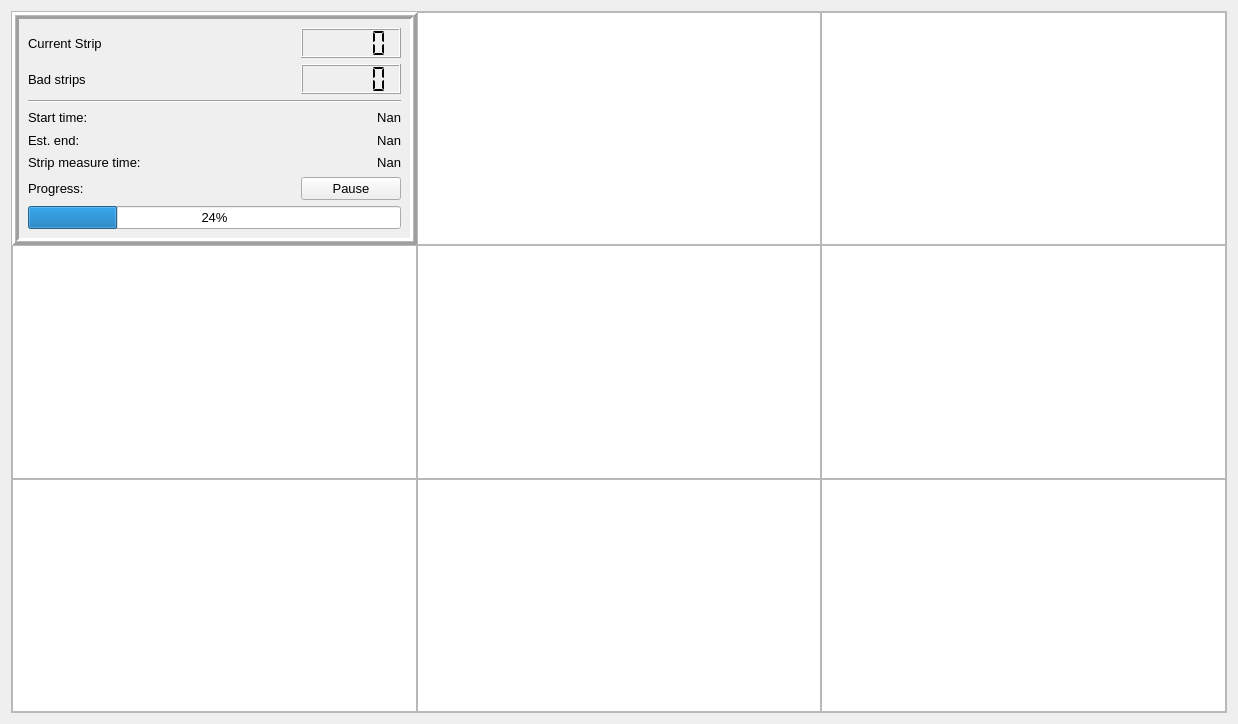
<?xml version="1.0" encoding="UTF-8"?>
<ui version="4.0">
 <class>stripscan_UI</class>
 <widget class="QWidget" name="stripscan_UI">
  <property name="geometry">
   <rect>
    <x>0</x>
    <y>0</y>
    <width>1238</width>
    <height>724</height>
   </rect>
  </property>
  <property name="windowTitle">
   <string>Form</string>
  </property>
  <layout class="QGridLayout" name="gridLayout_3">
   <item row="0" column="0">
    <widget class="QFrame" name="frame_2">
     <property name="autoFillBackground">
      <bool>true</bool>
     </property>
     <property name="frameShape">
      <enum>QFrame::StyledPanel</enum>
     </property>
     <property name="frameShadow">
      <enum>QFrame::Raised</enum>
     </property>
     <layout class="QGridLayout" name="gridLayout_2">
      <property name="leftMargin">
       <number>0</number>
      </property>
      <property name="topMargin">
       <number>0</number>
      </property>
      <property name="rightMargin">
       <number>0</number>
      </property>
      <property name="bottomMargin">
       <number>0</number>
      </property>
      <property name="spacing">
       <number>0</number>
      </property>
      <item row="0" column="0">
       <widget class="QFrame" name="frame">
        <property name="autoFillBackground">
         <bool>true</bool>
        </property>
        <property name="frameShape">
         <enum>QFrame::Box</enum>
        </property>
        <property name="frameShadow">
         <enum>QFrame::Raised</enum>
        </property>
        <property name="lineWidth">
         <number>3</number>
        </property>
        <property name="midLineWidth">
         <number>1</number>
        </property>
        <layout class="QGridLayout" name="gridLayout">
         <item row="1" column="0">
          <widget class="QLabel" name="bad_label_2">
           <property name="font">
            <font>
             <pointsize>10</pointsize>
            </font>
           </property>
           <property name="text">
            <string>Bad strips</string>
           </property>
          </widget>
         </item>
         <item row="2" column="0" colspan="2">
          <widget class="Line" name="line">
           <property name="orientation">
            <enum>Qt::Horizontal</enum>
           </property>
          </widget>
         </item>
         <item row="6" column="0">
          <widget class="QLabel" name="Progress_label_4">
           <property name="font">
            <font>
             <pointsize>10</pointsize>
            </font>
           </property>
           <property name="text">
            <string>Progress:</string>
           </property>
          </widget>
         </item>
         <item row="7" column="0" colspan="2">
          <widget class="QProgressBar" name="stripscan_progressBar">
           <property name="font">
            <font>
             <pointsize>10</pointsize>
            </font>
           </property>
           <property name="autoFillBackground">
            <bool>false</bool>
           </property>
           <property name="value">
            <number>24</number>
           </property>
           <property name="invertedAppearance">
            <bool>false</bool>
           </property>
           <property name="textDirection">
            <enum>QProgressBar::TopToBottom</enum>
           </property>
          </widget>
         </item>
         <item row="1" column="1">
          <widget class="QLCDNumber" name="badstrip_lcd">
           <property name="minimumSize">
            <size>
             <width>100</width>
             <height>30</height>
            </size>
           </property>
           <property name="maximumSize">
            <size>
             <width>100</width>
             <height>30</height>
            </size>
           </property>
           <property name="mode">
            <enum>QLCDNumber::Dec</enum>
           </property>
           <property name="segmentStyle">
            <enum>QLCDNumber::Flat</enum>
           </property>
          </widget>
         </item>
         <item row="0" column="0">
          <widget class="QLabel" name="currentstrip_label">
           <property name="font">
            <font>
             <pointsize>10</pointsize>
            </font>
           </property>
           <property name="text">
            <string>Current Strip</string>
           </property>
          </widget>
         </item>
         <item row="0" column="1">
          <widget class="QLCDNumber" name="currentstrip_lcd">
           <property name="minimumSize">
            <size>
             <width>100</width>
             <height>30</height>
            </size>
           </property>
           <property name="maximumSize">
            <size>
             <width>100</width>
             <height>30</height>
            </size>
           </property>
           <property name="smallDecimalPoint">
            <bool>false</bool>
           </property>
           <property name="segmentStyle">
            <enum>QLCDNumber::Flat</enum>
           </property>
          </widget>
         </item>
         <item row="6" column="1">
          <widget class="QPushButton" name="Pause_button">
           <property name="font">
            <font>
             <pointsize>10</pointsize>
            </font>
           </property>
           <property name="text">
            <string>Pause</string>
           </property>
          </widget>
         </item>
         <item row="3" column="0">
          <widget class="QLabel" name="starttime_label">
           <property name="font">
            <font>
             <pointsize>10</pointsize>
            </font>
           </property>
           <property name="text">
            <string>Start time:</string>
           </property>
          </widget>
         </item>
         <item row="5" column="0">
          <widget class="QLabel" name="stripmeasuretime_label">
           <property name="font">
            <font>
             <pointsize>10</pointsize>
            </font>
           </property>
           <property name="text">
            <string>Strip measure time:</string>
           </property>
          </widget>
         </item>
         <item row="4" column="0">
          <widget class="QLabel" name="endtime_label">
           <property name="font">
            <font>
             <pointsize>10</pointsize>
            </font>
           </property>
           <property name="text">
            <string>Est. end:</string>
           </property>
          </widget>
         </item>
         <item row="3" column="1">
          <widget class="QLabel" name="start_time">
           <property name="font">
            <font>
             <pointsize>10</pointsize>
            </font>
           </property>
           <property name="text">
            <string>Nan</string>
           </property>
           <property name="alignment">
            <set>Qt::AlignRight|Qt::AlignTrailing|Qt::AlignVCenter</set>
           </property>
          </widget>
         </item>
         <item row="4" column="1">
          <widget class="QLabel" name="end_time">
           <property name="font">
            <font>
             <pointsize>10</pointsize>
            </font>
           </property>
           <property name="text">
            <string>Nan</string>
           </property>
           <property name="alignment">
            <set>Qt::AlignRight|Qt::AlignTrailing|Qt::AlignVCenter</set>
           </property>
          </widget>
         </item>
         <item row="5" column="1">
          <widget class="QLabel" name="strip_time">
           <property name="font">
            <font>
             <pointsize>10</pointsize>
            </font>
           </property>
           <property name="text">
            <string>Nan</string>
           </property>
           <property name="alignment">
            <set>Qt::AlignRight|Qt::AlignTrailing|Qt::AlignVCenter</set>
           </property>
          </widget>
         </item>
        </layout>
       </widget>
      </item>
      <item row="0" column="1">
       <widget class="PlotWidget" name="cac_plot"/>
      </item>
      <item row="0" column="2">
       <widget class="PlotWidget" name="istrip_plot"/>
      </item>
      <item row="1" column="0">
       <widget class="PlotWidget" name="rpoly_plot"/>
      </item>
      <item row="1" column="1">
       <widget class="PlotWidget" name="cint_plot"/>
      </item>
      <item row="1" column="2">
       <widget class="PlotWidget" name="idiel_plot"/>
      </item>
      <item row="2" column="0">
       <widget class="PlotWidget" name="rint_plot"/>
      </item>
      <item row="2" column="1">
       <widget class="PlotWidget" name="cback_plot"/>
      </item>
      <item row="2" column="2">
       <widget class="PlotWidget" name="idark_plot"/>
      </item>
     </layout>
     <zorder>idark_plot</zorder>
     <zorder>cac_plot</zorder>
     <zorder>frame</zorder>
     <zorder>idiel_plot</zorder>
     <zorder>cint_plot</zorder>
     <zorder>rpoly_plot</zorder>
     <zorder>istrip_plot</zorder>
     <zorder>rint_plot</zorder>
     <zorder>cback_plot</zorder>
    </widget>
   </item>
  </layout>
 </widget>
 <customwidgets>
  <customwidget>
   <class>PlotWidget</class>
   <extends>QGraphicsView</extends>
   <header>pyqtgraph</header>
  </customwidget>
 </customwidgets>
 <resources/>
 <connections/>
</ui>
